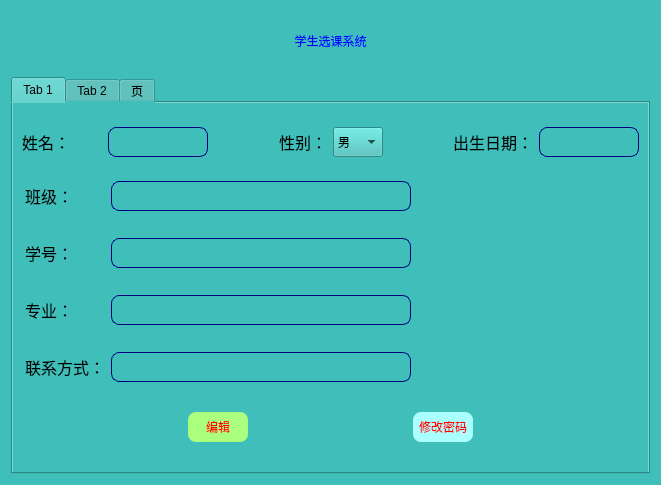
<?xml version="1.0" encoding="UTF-8"?>
<ui version="4.0">
 <class>StudentHome</class>
 <widget class="QWidget" name="StudentHome">
  <property name="geometry">
   <rect>
    <x>0</x>
    <y>0</y>
    <width>661</width>
    <height>485</height>
   </rect>
  </property>
  <property name="windowTitle">
   <string/>
  </property>
  <property name="styleSheet">
   <string notr="true">background-color: rgb(64, 191, 186);</string>
  </property>
  <layout class="QVBoxLayout" name="verticalLayout_4">
   <item>
    <widget class="QLabel" name="TitleLabel">
     <property name="minimumSize">
      <size>
       <width>200</width>
       <height>60</height>
      </size>
     </property>
     <property name="styleSheet">
      <string notr="true">font: 75 26pt &quot;Arial&quot;;
color: rgb(0, 0, 255);
</string>
     </property>
     <property name="text">
      <string>学生选课系统</string>
     </property>
     <property name="alignment">
      <set>Qt::AlignCenter</set>
     </property>
    </widget>
   </item>
   <item>
    <widget class="QTabWidget" name="tabWidget">
     <property name="currentIndex">
      <number>0</number>
     </property>
     <widget class="QWidget" name="personalInfomation">
      <attribute name="title">
       <string>Tab 1</string>
      </attribute>
      <layout class="QVBoxLayout" name="verticalLayout">
       <item>
        <layout class="QHBoxLayout" name="horizontalLayout">
         <item>
          <widget class="QLabel" name="label_2">
           <property name="minimumSize">
            <size>
             <width>80</width>
             <height>30</height>
            </size>
           </property>
           <property name="maximumSize">
            <size>
             <width>80</width>
             <height>30</height>
            </size>
           </property>
           <property name="font">
            <font>
             <family>Agency FB</family>
             <pointsize>12</pointsize>
            </font>
           </property>
           <property name="text">
            <string>姓名：</string>
           </property>
          </widget>
         </item>
         <item>
          <widget class="QLineEdit" name="nameEdit">
           <property name="minimumSize">
            <size>
             <width>100</width>
             <height>20</height>
            </size>
           </property>
           <property name="maximumSize">
            <size>
             <width>100</width>
             <height>30</height>
            </size>
           </property>
           <property name="font">
            <font>
             <family>Arial</family>
            </font>
           </property>
           <property name="styleSheet">
            <string notr="true">border-radius:8px;
border-color: rgb(0, 0, 127);
border-width:1px;
border-style:solid;</string>
           </property>
           <property name="readOnly">
            <bool>true</bool>
           </property>
          </widget>
         </item>
         <item>
          <spacer name="horizontalSpacer_8">
           <property name="orientation">
            <enum>Qt::Horizontal</enum>
           </property>
           <property name="sizeHint" stdset="0">
            <size>
             <width>40</width>
             <height>20</height>
            </size>
           </property>
          </spacer>
         </item>
         <item>
          <widget class="QLabel" name="label_7">
           <property name="maximumSize">
            <size>
             <width>80</width>
             <height>30</height>
            </size>
           </property>
           <property name="font">
            <font>
             <family>Agency FB</family>
             <pointsize>12</pointsize>
            </font>
           </property>
           <property name="text">
            <string>性别：</string>
           </property>
           <property name="alignment">
            <set>Qt::AlignRight|Qt::AlignTrailing|Qt::AlignVCenter</set>
           </property>
          </widget>
         </item>
         <item>
          <widget class="QComboBox" name="sexBox">
           <property name="minimumSize">
            <size>
             <width>50</width>
             <height>30</height>
            </size>
           </property>
           <property name="maximumSize">
            <size>
             <width>80</width>
             <height>30</height>
            </size>
           </property>
           <item>
            <property name="text">
             <string>男</string>
            </property>
           </item>
           <item>
            <property name="text">
             <string>女</string>
            </property>
           </item>
          </widget>
         </item>
         <item>
          <spacer name="horizontalSpacer_9">
           <property name="orientation">
            <enum>Qt::Horizontal</enum>
           </property>
           <property name="sizeHint" stdset="0">
            <size>
             <width>40</width>
             <height>20</height>
            </size>
           </property>
          </spacer>
         </item>
         <item>
          <widget class="QLabel" name="label_6">
           <property name="maximumSize">
            <size>
             <width>80</width>
             <height>30</height>
            </size>
           </property>
           <property name="font">
            <font>
             <family>Agency FB</family>
             <pointsize>12</pointsize>
            </font>
           </property>
           <property name="text">
            <string>出生日期：</string>
           </property>
           <property name="alignment">
            <set>Qt::AlignRight|Qt::AlignTrailing|Qt::AlignVCenter</set>
           </property>
          </widget>
         </item>
         <item>
          <widget class="QLineEdit" name="birthdayEdit">
           <property name="minimumSize">
            <size>
             <width>100</width>
             <height>20</height>
            </size>
           </property>
           <property name="maximumSize">
            <size>
             <width>100</width>
             <height>30</height>
            </size>
           </property>
           <property name="font">
            <font>
             <family>Arial</family>
            </font>
           </property>
           <property name="styleSheet">
            <string notr="true">border-radius:8px;
border-color: rgb(0, 0, 127);
border-width:1px;
border-style:solid;</string>
           </property>
           <property name="readOnly">
            <bool>true</bool>
           </property>
          </widget>
         </item>
        </layout>
       </item>
       <item>
        <layout class="QHBoxLayout" name="horizontalLayout_3">
         <property name="leftMargin">
          <number>3</number>
         </property>
         <property name="topMargin">
          <number>3</number>
         </property>
         <property name="rightMargin">
          <number>3</number>
         </property>
         <property name="bottomMargin">
          <number>3</number>
         </property>
         <item>
          <widget class="QLabel" name="classLabel">
           <property name="sizePolicy">
            <sizepolicy hsizetype="Minimum" vsizetype="Preferred">
             <horstretch>1</horstretch>
             <verstretch>1</verstretch>
            </sizepolicy>
           </property>
           <property name="minimumSize">
            <size>
             <width>80</width>
             <height>30</height>
            </size>
           </property>
           <property name="maximumSize">
            <size>
             <width>80</width>
             <height>30</height>
            </size>
           </property>
           <property name="font">
            <font>
             <family>Agency FB</family>
             <pointsize>12</pointsize>
            </font>
           </property>
           <property name="text">
            <string>班级：</string>
           </property>
          </widget>
         </item>
         <item>
          <widget class="QLineEdit" name="classEdit">
           <property name="sizePolicy">
            <sizepolicy hsizetype="Minimum" vsizetype="Preferred">
             <horstretch>1</horstretch>
             <verstretch>1</verstretch>
            </sizepolicy>
           </property>
           <property name="minimumSize">
            <size>
             <width>200</width>
             <height>20</height>
            </size>
           </property>
           <property name="maximumSize">
            <size>
             <width>300</width>
             <height>30</height>
            </size>
           </property>
           <property name="font">
            <font>
             <family>Arial</family>
            </font>
           </property>
           <property name="styleSheet">
            <string notr="true">border-radius:8px;
border-color: rgb(0, 0, 127);
border-width:1px;
border-style:solid;</string>
           </property>
           <property name="readOnly">
            <bool>true</bool>
           </property>
          </widget>
         </item>
         <item>
          <spacer name="horizontalSpacer_2">
           <property name="orientation">
            <enum>Qt::Horizontal</enum>
           </property>
           <property name="sizeHint" stdset="0">
            <size>
             <width>40</width>
             <height>20</height>
            </size>
           </property>
          </spacer>
         </item>
        </layout>
       </item>
       <item>
        <layout class="QHBoxLayout" name="horizontalLayout_2">
         <property name="leftMargin">
          <number>3</number>
         </property>
         <property name="topMargin">
          <number>3</number>
         </property>
         <property name="rightMargin">
          <number>3</number>
         </property>
         <property name="bottomMargin">
          <number>3</number>
         </property>
         <item>
          <widget class="QLabel" name="majorLabel">
           <property name="sizePolicy">
            <sizepolicy hsizetype="Minimum" vsizetype="Preferred">
             <horstretch>1</horstretch>
             <verstretch>1</verstretch>
            </sizepolicy>
           </property>
           <property name="minimumSize">
            <size>
             <width>80</width>
             <height>30</height>
            </size>
           </property>
           <property name="maximumSize">
            <size>
             <width>80</width>
             <height>30</height>
            </size>
           </property>
           <property name="font">
            <font>
             <family>Agency FB</family>
             <pointsize>12</pointsize>
            </font>
           </property>
           <property name="text">
            <string>学号：</string>
           </property>
          </widget>
         </item>
         <item>
          <widget class="QLineEdit" name="userIDEdit">
           <property name="sizePolicy">
            <sizepolicy hsizetype="Minimum" vsizetype="Preferred">
             <horstretch>1</horstretch>
             <verstretch>1</verstretch>
            </sizepolicy>
           </property>
           <property name="minimumSize">
            <size>
             <width>200</width>
             <height>20</height>
            </size>
           </property>
           <property name="maximumSize">
            <size>
             <width>300</width>
             <height>30</height>
            </size>
           </property>
           <property name="font">
            <font>
             <family>Arial</family>
            </font>
           </property>
           <property name="autoFillBackground">
            <bool>false</bool>
           </property>
           <property name="styleSheet">
            <string notr="true">border-radius:8px;
border-color: rgb(0, 0, 127);
border-width:1px;
border-style:solid;</string>
           </property>
           <property name="frame">
            <bool>true</bool>
           </property>
           <property name="echoMode">
            <enum>QLineEdit::Normal</enum>
           </property>
           <property name="readOnly">
            <bool>true</bool>
           </property>
          </widget>
         </item>
         <item>
          <spacer name="horizontalSpacer">
           <property name="orientation">
            <enum>Qt::Horizontal</enum>
           </property>
           <property name="sizeHint" stdset="0">
            <size>
             <width>40</width>
             <height>20</height>
            </size>
           </property>
          </spacer>
         </item>
        </layout>
       </item>
       <item>
        <layout class="QHBoxLayout" name="horizontalLayout_4">
         <property name="leftMargin">
          <number>3</number>
         </property>
         <property name="topMargin">
          <number>3</number>
         </property>
         <property name="rightMargin">
          <number>3</number>
         </property>
         <property name="bottomMargin">
          <number>3</number>
         </property>
         <item>
          <widget class="QLabel" name="majorLabel_2">
           <property name="sizePolicy">
            <sizepolicy hsizetype="Minimum" vsizetype="Preferred">
             <horstretch>1</horstretch>
             <verstretch>1</verstretch>
            </sizepolicy>
           </property>
           <property name="minimumSize">
            <size>
             <width>80</width>
             <height>30</height>
            </size>
           </property>
           <property name="maximumSize">
            <size>
             <width>80</width>
             <height>30</height>
            </size>
           </property>
           <property name="font">
            <font>
             <family>Agency FB</family>
             <pointsize>12</pointsize>
            </font>
           </property>
           <property name="text">
            <string>专业：</string>
           </property>
          </widget>
         </item>
         <item>
          <widget class="QLineEdit" name="majorEdit">
           <property name="sizePolicy">
            <sizepolicy hsizetype="Minimum" vsizetype="Preferred">
             <horstretch>1</horstretch>
             <verstretch>1</verstretch>
            </sizepolicy>
           </property>
           <property name="minimumSize">
            <size>
             <width>200</width>
             <height>20</height>
            </size>
           </property>
           <property name="maximumSize">
            <size>
             <width>300</width>
             <height>30</height>
            </size>
           </property>
           <property name="font">
            <font>
             <family>Arial</family>
            </font>
           </property>
           <property name="autoFillBackground">
            <bool>false</bool>
           </property>
           <property name="styleSheet">
            <string notr="true">border-radius:8px;
border-color: rgb(0, 0, 127);
border-width:1px;
border-style:solid;</string>
           </property>
           <property name="text">
            <string/>
           </property>
           <property name="frame">
            <bool>true</bool>
           </property>
           <property name="echoMode">
            <enum>QLineEdit::Normal</enum>
           </property>
           <property name="readOnly">
            <bool>true</bool>
           </property>
          </widget>
         </item>
         <item>
          <spacer name="horizontalSpacer_3">
           <property name="orientation">
            <enum>Qt::Horizontal</enum>
           </property>
           <property name="sizeHint" stdset="0">
            <size>
             <width>40</width>
             <height>20</height>
            </size>
           </property>
          </spacer>
         </item>
        </layout>
       </item>
       <item>
        <layout class="QHBoxLayout" name="horizontalLayout_5">
         <property name="leftMargin">
          <number>3</number>
         </property>
         <property name="topMargin">
          <number>3</number>
         </property>
         <property name="rightMargin">
          <number>3</number>
         </property>
         <property name="bottomMargin">
          <number>3</number>
         </property>
         <item>
          <widget class="QLabel" name="phoneLabel">
           <property name="sizePolicy">
            <sizepolicy hsizetype="Minimum" vsizetype="Preferred">
             <horstretch>1</horstretch>
             <verstretch>1</verstretch>
            </sizepolicy>
           </property>
           <property name="minimumSize">
            <size>
             <width>80</width>
             <height>30</height>
            </size>
           </property>
           <property name="maximumSize">
            <size>
             <width>80</width>
             <height>30</height>
            </size>
           </property>
           <property name="font">
            <font>
             <family>Agency FB</family>
             <pointsize>12</pointsize>
            </font>
           </property>
           <property name="text">
            <string>联系方式：</string>
           </property>
          </widget>
         </item>
         <item>
          <widget class="QLineEdit" name="phoneEdit">
           <property name="sizePolicy">
            <sizepolicy hsizetype="Minimum" vsizetype="Preferred">
             <horstretch>1</horstretch>
             <verstretch>1</verstretch>
            </sizepolicy>
           </property>
           <property name="minimumSize">
            <size>
             <width>200</width>
             <height>20</height>
            </size>
           </property>
           <property name="maximumSize">
            <size>
             <width>300</width>
             <height>30</height>
            </size>
           </property>
           <property name="font">
            <font>
             <family>Arial</family>
            </font>
           </property>
           <property name="styleSheet">
            <string notr="true">border-radius:8px;
border-color: rgb(0, 0, 127);
border-width:1px;
border-style:solid;</string>
           </property>
           <property name="readOnly">
            <bool>true</bool>
           </property>
          </widget>
         </item>
         <item>
          <spacer name="horizontalSpacer_4">
           <property name="orientation">
            <enum>Qt::Horizontal</enum>
           </property>
           <property name="sizeHint" stdset="0">
            <size>
             <width>40</width>
             <height>20</height>
            </size>
           </property>
          </spacer>
         </item>
        </layout>
       </item>
       <item>
        <layout class="QHBoxLayout" name="horizontalLayout_6">
         <property name="leftMargin">
          <number>6</number>
         </property>
         <property name="topMargin">
          <number>6</number>
         </property>
         <property name="rightMargin">
          <number>6</number>
         </property>
         <property name="bottomMargin">
          <number>6</number>
         </property>
         <item>
          <spacer name="horizontalSpacer_7">
           <property name="orientation">
            <enum>Qt::Horizontal</enum>
           </property>
           <property name="sizeHint" stdset="0">
            <size>
             <width>40</width>
             <height>20</height>
            </size>
           </property>
          </spacer>
         </item>
         <item>
          <widget class="QPushButton" name="modifyBtn">
           <property name="minimumSize">
            <size>
             <width>60</width>
             <height>30</height>
            </size>
           </property>
           <property name="maximumSize">
            <size>
             <width>100</width>
             <height>30</height>
            </size>
           </property>
           <property name="styleSheet">
            <string notr="true">color: rgb(170, 170, 0);
background-color: rgb(170, 255, 255);
background-color: rgb(170, 255, 127);
color: rgb(255, 0, 0);
border-radius:8px;</string>
           </property>
           <property name="text">
            <string>编辑</string>
           </property>
          </widget>
         </item>
         <item>
          <spacer name="horizontalSpacer_5">
           <property name="orientation">
            <enum>Qt::Horizontal</enum>
           </property>
           <property name="sizeHint" stdset="0">
            <size>
             <width>40</width>
             <height>20</height>
            </size>
           </property>
          </spacer>
         </item>
         <item>
          <widget class="QPushButton" name="modifyPwdBtn">
           <property name="minimumSize">
            <size>
             <width>60</width>
             <height>30</height>
            </size>
           </property>
           <property name="maximumSize">
            <size>
             <width>100</width>
             <height>30</height>
            </size>
           </property>
           <property name="styleSheet">
            <string notr="true">color: rgb(170, 170, 0);
font: 12pt &quot;Agency FB&quot;;
background-color: rgb(170, 255, 255);
color: rgb(255, 0, 0);
border-radius:8px;</string>
           </property>
           <property name="text">
            <string>修改密码</string>
           </property>
          </widget>
         </item>
         <item>
          <spacer name="horizontalSpacer_6">
           <property name="orientation">
            <enum>Qt::Horizontal</enum>
           </property>
           <property name="sizeHint" stdset="0">
            <size>
             <width>40</width>
             <height>20</height>
            </size>
           </property>
          </spacer>
         </item>
        </layout>
       </item>
      </layout>
     </widget>
     <widget class="QWidget" name="selectCourse">
      <attribute name="title">
       <string>Tab 2</string>
      </attribute>
      <layout class="QVBoxLayout" name="verticalLayout_2">
       <item>
        <widget class="QTableWidget" name="tableWidget"/>
       </item>
      </layout>
     </widget>
     <widget class="QWidget" name="myClass">
      <attribute name="title">
       <string>页</string>
      </attribute>
      <layout class="QVBoxLayout" name="verticalLayout_3">
       <item>
        <widget class="QTableWidget" name="classInfoTable"/>
       </item>
      </layout>
     </widget>
    </widget>
   </item>
  </layout>
 </widget>
 <resources/>
 <connections/>
</ui>
